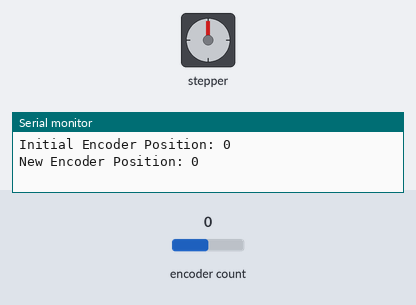
Recording of a sketch running on a simulated Arduino Uno, built with avr-gcc and run on an emulated ATmega328P. On the bench: stepper motor, the last lines printed to the serial monitor. The inputs (shaded band) are chosen by the test bench; at power-on: encoder count 0. Stepper angles assume 200 steps per turn.

Above: at 1.2 s.
1.3 s: encoder count set to 1
At 2.4 s:
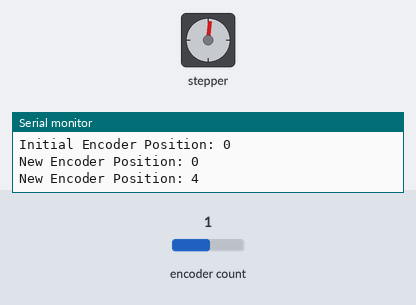
2.8 s: encoder count set to 5
At 3.9 s:
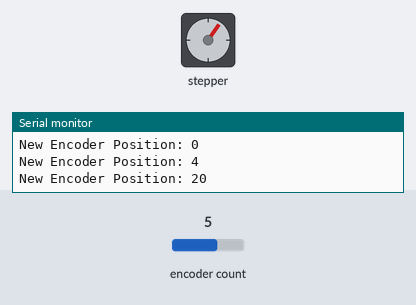
4.5 s: encoder count set to 6
At 5.7 s:
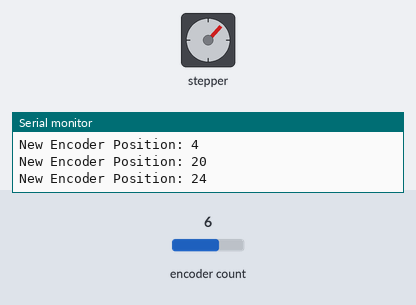
6.0 s: encoder count set to 10
At 7.4 s:
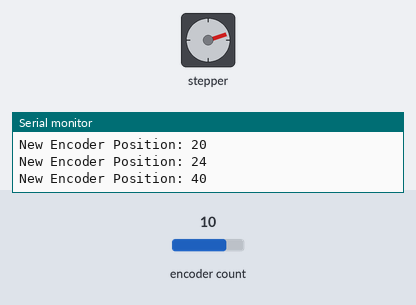
7.7 s: encoder count set to 14
At 8.7 s:
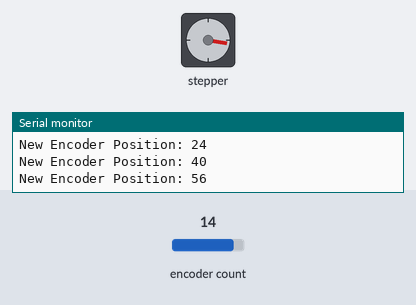
9.4 s: encoder count set to 13
At 10.9 s:
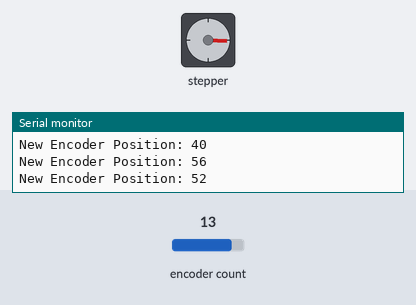
Timing chart, 0 to 11.9 s (numbered marks = the images above; inputs shaded):
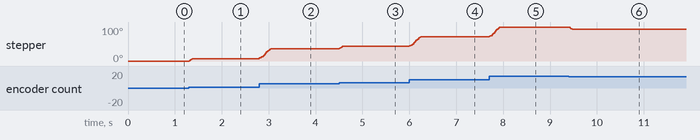

The sketch:

Encoder-Stepper_integration.ino
```cpp
#include <Encoder.h>
#include <AccelStepper.h>

// Define the pins for the encoder
Encoder myEncoder(2, 3);  // Encoder connected to pins 2 and 3

// Create an instance of AccelStepper for the stepper driver
AccelStepper stepper(AccelStepper::DRIVER, 5, 4);  // Pin 5: Step, Pin 4: Direction

long oldEncoderPosition = -999;  // Store last encoder position

void setup() {
  Serial.begin(9600);

  // Set up the stepper motor parameters
  stepper.setMaxSpeed(1000);     // Max speed in steps per second
  stepper.setAcceleration(500);  // Acceleration in steps per second squared

  // Print initial encoder position
  Serial.print("Initial Encoder Position: ");
  Serial.println(myEncoder.read());
}

void loop() {
  // Poll the encoder for its current position
  long newEncoderPosition = myEncoder.read();

  // Only update the stepper motor if the encoder position has changed
  if (newEncoderPosition != oldEncoderPosition) {
    oldEncoderPosition = newEncoderPosition;

    Serial.print("New Encoder Position: ");
    Serial.println(newEncoderPosition);

    // Move the stepper motor to match the encoder position
    stepper.moveTo(newEncoderPosition);  // Command the stepper to move to the encoder position
  }

  // Non-blocking call to move the stepper
  stepper.run();
}
```

Measured:
- after the input at 2.8 s, stepper: turns 29° clockwise in 0.24 s, starting at once
- after the input at 6.0 s, stepper: turns 29° clockwise in 0.24 s, starting at once
- after the input at 7.7 s, stepper: turns 28° clockwise in 0.24 s, starting at once
